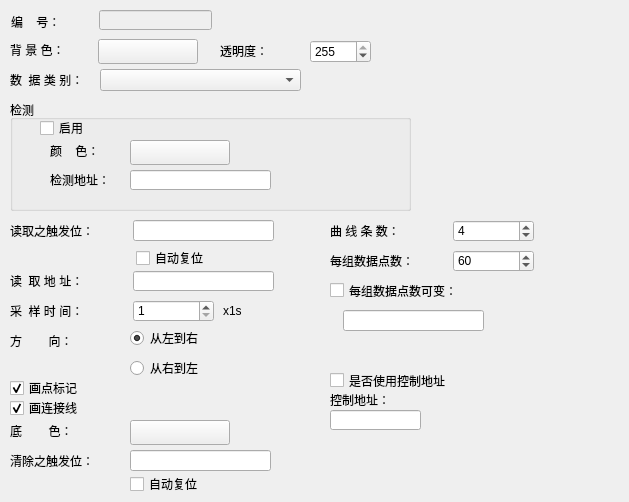
<?xml version="1.0" encoding="UTF-8"?>
<ui version="4.0">
 <class>QTrendChartGenDlg</class>
 <widget class="QWidget" name="QTrendChartGenDlg">
  <property name="geometry">
   <rect>
    <x>0</x>
    <y>0</y>
    <width>629</width>
    <height>502</height>
   </rect>
  </property>
  <property name="windowTitle">
   <string>Form</string>
  </property>
  <widget class="QLabel" name="label_2">
   <property name="geometry">
    <rect>
     <x>10</x>
     <y>39</y>
     <width>91</width>
     <height>21</height>
    </rect>
   </property>
   <property name="text">
    <string>背 景 色：</string>
   </property>
  </widget>
  <widget class="QLineEdit" name="m_noedit">
   <property name="enabled">
    <bool>false</bool>
   </property>
   <property name="geometry">
    <rect>
     <x>99</x>
     <y>10</y>
     <width>113</width>
     <height>20</height>
    </rect>
   </property>
  </widget>
  <widget class="QLineEdit" name="Read_Address">
   <property name="geometry">
    <rect>
     <x>133</x>
     <y>271</y>
     <width>141</width>
     <height>20</height>
    </rect>
   </property>
  </widget>
  <widget class="QLabel" name="label_21">
   <property name="geometry">
    <rect>
     <x>10</x>
     <y>270</y>
     <width>131</width>
     <height>21</height>
    </rect>
   </property>
   <property name="text">
    <string>读  取 地 址：</string>
   </property>
  </widget>
  <widget class="QLabel" name="label_13">
   <property name="geometry">
    <rect>
     <x>10</x>
     <y>69</y>
     <width>81</width>
     <height>21</height>
    </rect>
   </property>
   <property name="text">
    <string>数  据 类 别：</string>
   </property>
  </widget>
  <widget class="QPushButton" name="Read_Address_Keybord">
   <property name="geometry">
    <rect>
     <x>280</x>
     <y>270</y>
     <width>21</width>
     <height>21</height>
    </rect>
   </property>
   <property name="text">
    <string/>
   </property>
   <property name="icon">
    <iconset resource="../../resourse.qrc">
     <normaloff>:/addressintput/images/address.bmp</normaloff>:/addressintput/images/address.bmp</iconset>
   </property>
   <property name="flat">
    <bool>true</bool>
   </property>
  </widget>
  <widget class="QLabel" name="label">
   <property name="geometry">
    <rect>
     <x>11</x>
     <y>11</y>
     <width>54</width>
     <height>21</height>
    </rect>
   </property>
   <property name="text">
    <string>编    号：</string>
   </property>
  </widget>
  <widget class="QComboBox" name="DataType">
   <property name="geometry">
    <rect>
     <x>100</x>
     <y>69</y>
     <width>201</width>
     <height>22</height>
    </rect>
   </property>
  </widget>
  <widget class="QPushButton" name="Read_Triggre_Keybord">
   <property name="geometry">
    <rect>
     <x>280</x>
     <y>220</y>
     <width>21</width>
     <height>21</height>
    </rect>
   </property>
   <property name="text">
    <string/>
   </property>
   <property name="icon">
    <iconset resource="../../resourse.qrc">
     <normaloff>:/addressintput/images/address.bmp</normaloff>:/addressintput/images/address.bmp</iconset>
   </property>
   <property name="flat">
    <bool>true</bool>
   </property>
  </widget>
  <widget class="QLabel" name="label_23">
   <property name="geometry">
    <rect>
     <x>10</x>
     <y>220</y>
     <width>131</width>
     <height>21</height>
    </rect>
   </property>
   <property name="text">
    <string>读取之触发位：</string>
   </property>
  </widget>
  <widget class="QLineEdit" name="Read_Triggre">
   <property name="geometry">
    <rect>
     <x>133</x>
     <y>220</y>
     <width>141</width>
     <height>21</height>
    </rect>
   </property>
  </widget>
  <widget class="QSpinBox" name="Number_Data">
   <property name="geometry">
    <rect>
     <x>453</x>
     <y>220</y>
     <width>81</width>
     <height>22</height>
    </rect>
   </property>
   <property name="minimum">
    <number>1</number>
   </property>
   <property name="maximum">
    <number>8</number>
   </property>
   <property name="value">
    <number>4</number>
   </property>
  </widget>
  <widget class="QLabel" name="label_19">
   <property name="geometry">
    <rect>
     <x>330</x>
     <y>220</y>
     <width>121</width>
     <height>21</height>
    </rect>
   </property>
   <property name="text">
    <string>曲 线 条 数：</string>
   </property>
  </widget>
  <widget class="QRadioButton" name="R_FromLeft">
   <property name="geometry">
    <rect>
     <x>130</x>
     <y>330</y>
     <width>131</width>
     <height>16</height>
    </rect>
   </property>
   <property name="focusPolicy">
    <enum>Qt::NoFocus</enum>
   </property>
   <property name="text">
    <string>从左到右</string>
   </property>
   <property name="checked">
    <bool>true</bool>
   </property>
  </widget>
  <widget class="QLabel" name="label_20">
   <property name="geometry">
    <rect>
     <x>330</x>
     <y>250</y>
     <width>131</width>
     <height>21</height>
    </rect>
   </property>
   <property name="text">
    <string>每组数据点数：</string>
   </property>
  </widget>
  <widget class="QSpinBox" name="Points_Per_Data">
   <property name="geometry">
    <rect>
     <x>453</x>
     <y>250</y>
     <width>81</width>
     <height>22</height>
    </rect>
   </property>
   <property name="minimum">
    <number>2</number>
   </property>
   <property name="maximum">
    <number>255</number>
   </property>
   <property name="value">
    <number>60</number>
   </property>
  </widget>
  <widget class="QSpinBox" name="Sampling_Time">
   <property name="geometry">
    <rect>
     <x>133</x>
     <y>300</y>
     <width>81</width>
     <height>22</height>
    </rect>
   </property>
   <property name="minimum">
    <number>1</number>
   </property>
   <property name="maximum">
    <number>255</number>
   </property>
  </widget>
  <widget class="QLabel" name="label_22">
   <property name="geometry">
    <rect>
     <x>10</x>
     <y>300</y>
     <width>131</width>
     <height>21</height>
    </rect>
   </property>
   <property name="text">
    <string>采  样 时 间：</string>
   </property>
  </widget>
  <widget class="QLabel" name="label_24">
   <property name="geometry">
    <rect>
     <x>223</x>
     <y>300</y>
     <width>71</width>
     <height>21</height>
    </rect>
   </property>
   <property name="text">
    <string>x1s</string>
   </property>
  </widget>
  <widget class="QLabel" name="label_25">
   <property name="geometry">
    <rect>
     <x>10</x>
     <y>330</y>
     <width>101</width>
     <height>21</height>
    </rect>
   </property>
   <property name="text">
    <string>方        向：</string>
   </property>
  </widget>
  <widget class="QRadioButton" name="R_FromRight">
   <property name="geometry">
    <rect>
     <x>130</x>
     <y>360</y>
     <width>151</width>
     <height>16</height>
    </rect>
   </property>
   <property name="focusPolicy">
    <enum>Qt::NoFocus</enum>
   </property>
   <property name="text">
    <string>从右到左</string>
   </property>
  </widget>
  <widget class="QCheckBox" name="If_Show_Data_Point">
   <property name="geometry">
    <rect>
     <x>10</x>
     <y>380</y>
     <width>211</width>
     <height>16</height>
    </rect>
   </property>
   <property name="focusPolicy">
    <enum>Qt::NoFocus</enum>
   </property>
   <property name="text">
    <string>画点标记</string>
   </property>
   <property name="checked">
    <bool>true</bool>
   </property>
  </widget>
  <widget class="QCheckBox" name="Show_Connected_Line">
   <property name="geometry">
    <rect>
     <x>10</x>
     <y>400</y>
     <width>201</width>
     <height>16</height>
    </rect>
   </property>
   <property name="focusPolicy">
    <enum>Qt::NoFocus</enum>
   </property>
   <property name="text">
    <string>画连接线</string>
   </property>
   <property name="checked">
    <bool>true</bool>
   </property>
  </widget>
  <widget class="QLabel" name="label_3">
   <property name="geometry">
    <rect>
     <x>10</x>
     <y>420</y>
     <width>91</width>
     <height>21</height>
    </rect>
   </property>
   <property name="text">
    <string>底        色：</string>
   </property>
  </widget>
  <widget class="QPushButton" name="Clear_Trigged_Keybord">
   <property name="geometry">
    <rect>
     <x>280</x>
     <y>450</y>
     <width>21</width>
     <height>21</height>
    </rect>
   </property>
   <property name="text">
    <string/>
   </property>
   <property name="icon">
    <iconset resource="../../resourse.qrc">
     <normaloff>:/addressintput/images/address.bmp</normaloff>:/addressintput/images/address.bmp</iconset>
   </property>
   <property name="flat">
    <bool>true</bool>
   </property>
  </widget>
  <widget class="QLabel" name="label_26">
   <property name="geometry">
    <rect>
     <x>10</x>
     <y>450</y>
     <width>91</width>
     <height>21</height>
    </rect>
   </property>
   <property name="text">
    <string>清除之触发位：</string>
   </property>
  </widget>
  <widget class="QLineEdit" name="Clear_Trigged">
   <property name="geometry">
    <rect>
     <x>130</x>
     <y>450</y>
     <width>141</width>
     <height>21</height>
    </rect>
   </property>
  </widget>
  <widget class="QPushButton" name="BackColor">
   <property name="geometry">
    <rect>
     <x>98</x>
     <y>39</y>
     <width>100</width>
     <height>25</height>
    </rect>
   </property>
   <property name="focusPolicy">
    <enum>Qt::NoFocus</enum>
   </property>
   <property name="text">
    <string/>
   </property>
  </widget>
  <widget class="QPushButton" name="BG_Color">
   <property name="geometry">
    <rect>
     <x>130</x>
     <y>420</y>
     <width>100</width>
     <height>25</height>
    </rect>
   </property>
   <property name="focusPolicy">
    <enum>Qt::NoFocus</enum>
   </property>
   <property name="text">
    <string/>
   </property>
  </widget>
  <widget class="QGroupBox" name="groupBox">
   <property name="geometry">
    <rect>
     <x>10</x>
     <y>100</y>
     <width>401</width>
     <height>111</height>
    </rect>
   </property>
   <property name="title">
    <string>检测</string>
   </property>
   <widget class="QCheckBox" name="m_ifuse">
    <property name="geometry">
     <rect>
      <x>30</x>
      <y>20</y>
      <width>221</width>
      <height>16</height>
     </rect>
    </property>
    <property name="focusPolicy">
     <enum>Qt::NoFocus</enum>
    </property>
    <property name="text">
     <string>启用</string>
    </property>
   </widget>
   <widget class="QLabel" name="m_colorlable">
    <property name="geometry">
     <rect>
      <x>40</x>
      <y>40</y>
      <width>71</width>
      <height>21</height>
     </rect>
    </property>
    <property name="text">
     <string>颜    色：</string>
    </property>
   </widget>
   <widget class="QPushButton" name="m_checkcolor">
    <property name="geometry">
     <rect>
      <x>120</x>
      <y>40</y>
      <width>100</width>
      <height>25</height>
     </rect>
    </property>
    <property name="focusPolicy">
     <enum>Qt::NoFocus</enum>
    </property>
    <property name="text">
     <string/>
    </property>
   </widget>
   <widget class="QLabel" name="m_addrlable">
    <property name="geometry">
     <rect>
      <x>40</x>
      <y>70</y>
      <width>71</width>
      <height>20</height>
     </rect>
    </property>
    <property name="text">
     <string>检测地址：</string>
    </property>
   </widget>
   <widget class="QLineEdit" name="m_checkaddredit">
    <property name="geometry">
     <rect>
      <x>120</x>
      <y>70</y>
      <width>141</width>
      <height>20</height>
     </rect>
    </property>
   </widget>
   <widget class="QPushButton" name="m_checkbtn">
    <property name="geometry">
     <rect>
      <x>270</x>
      <y>70</y>
      <width>21</width>
      <height>23</height>
     </rect>
    </property>
    <property name="text">
     <string/>
    </property>
    <property name="icon">
     <iconset resource="../../resourse.qrc">
      <normaloff>:/addressintput/images/address.bmp</normaloff>:/addressintput/images/address.bmp</iconset>
    </property>
    <property name="flat">
     <bool>true</bool>
    </property>
   </widget>
  </widget>
  <widget class="QSpinBox" name="Transparence">
   <property name="geometry">
    <rect>
     <x>310</x>
     <y>40</y>
     <width>61</width>
     <height>23</height>
    </rect>
   </property>
   <property name="maximum">
    <number>255</number>
   </property>
   <property name="value">
    <number>255</number>
   </property>
  </widget>
  <widget class="QLabel" name="label_5">
   <property name="geometry">
    <rect>
     <x>220</x>
     <y>40</y>
     <width>51</width>
     <height>21</height>
    </rect>
   </property>
   <property name="text">
    <string>透明度：</string>
   </property>
  </widget>
  <widget class="QLineEdit" name="Per_Data_Variable_lineEdit">
   <property name="geometry">
    <rect>
     <x>343</x>
     <y>310</y>
     <width>141</width>
     <height>21</height>
    </rect>
   </property>
  </widget>
  <widget class="QPushButton" name="Per_Data_Variable_keyboardBtn">
   <property name="geometry">
    <rect>
     <x>503</x>
     <y>310</y>
     <width>21</width>
     <height>21</height>
    </rect>
   </property>
   <property name="text">
    <string/>
   </property>
   <property name="icon">
    <iconset resource="../../resourse.qrc">
     <normaloff>:/addressintput/images/address.bmp</normaloff>:/addressintput/images/address.bmp</iconset>
   </property>
   <property name="flat">
    <bool>true</bool>
   </property>
  </widget>
  <widget class="QCheckBox" name="If_Per_Data_Variable">
   <property name="geometry">
    <rect>
     <x>330</x>
     <y>280</y>
     <width>141</width>
     <height>21</height>
    </rect>
   </property>
   <property name="text">
    <string>每组数据点数可变：</string>
   </property>
  </widget>
  <widget class="QCheckBox" name="bReadAutoOff">
   <property name="geometry">
    <rect>
     <x>136</x>
     <y>250</y>
     <width>111</width>
     <height>16</height>
    </rect>
   </property>
   <property name="text">
    <string>自动复位</string>
   </property>
  </widget>
  <widget class="QCheckBox" name="bClearAutoOff">
   <property name="geometry">
    <rect>
     <x>130</x>
     <y>476</y>
     <width>111</width>
     <height>16</height>
    </rect>
   </property>
   <property name="text">
    <string>自动复位</string>
   </property>
  </widget>
  <widget class="QCheckBox" name="If_Use_Control_Add">
   <property name="geometry">
    <rect>
     <x>330</x>
     <y>370</y>
     <width>151</width>
     <height>21</height>
    </rect>
   </property>
   <property name="focusPolicy">
    <enum>Qt::NoFocus</enum>
   </property>
   <property name="text">
    <string>是否使用控制地址</string>
   </property>
  </widget>
  <widget class="QPushButton" name="Control_Add_Keyboard">
   <property name="geometry">
    <rect>
     <x>430</x>
     <y>410</y>
     <width>21</width>
     <height>21</height>
    </rect>
   </property>
   <property name="focusPolicy">
    <enum>Qt::NoFocus</enum>
   </property>
   <property name="toolTip">
    <string>注意：该地址只能为内部地址</string>
   </property>
   <property name="text">
    <string/>
   </property>
   <property name="icon">
    <iconset resource="../../resourse.qrc">
     <normaloff>:/addressintput/images/address.bmp</normaloff>:/addressintput/images/address.bmp</iconset>
   </property>
   <property name="flat">
    <bool>true</bool>
   </property>
  </widget>
  <widget class="QLineEdit" name="Control_Add">
   <property name="geometry">
    <rect>
     <x>330</x>
     <y>410</y>
     <width>91</width>
     <height>20</height>
    </rect>
   </property>
   <property name="toolTip">
    <string>注意：该地址只能为内部地址</string>
   </property>
  </widget>
  <widget class="QLabel" name="label_12">
   <property name="geometry">
    <rect>
     <x>330</x>
     <y>390</y>
     <width>141</width>
     <height>20</height>
    </rect>
   </property>
   <property name="text">
    <string>控制地址：</string>
   </property>
  </widget>
 </widget>
 <tabstops>
  <tabstop>m_noedit</tabstop>
  <tabstop>Transparence</tabstop>
  <tabstop>DataType</tabstop>
  <tabstop>m_checkaddredit</tabstop>
  <tabstop>m_checkbtn</tabstop>
  <tabstop>Read_Triggre</tabstop>
  <tabstop>Read_Triggre_Keybord</tabstop>
  <tabstop>bReadAutoOff</tabstop>
  <tabstop>Number_Data</tabstop>
  <tabstop>Points_Per_Data</tabstop>
  <tabstop>Read_Address</tabstop>
  <tabstop>Read_Address_Keybord</tabstop>
  <tabstop>Sampling_Time</tabstop>
  <tabstop>If_Per_Data_Variable</tabstop>
  <tabstop>Per_Data_Variable_lineEdit</tabstop>
  <tabstop>Per_Data_Variable_keyboardBtn</tabstop>
  <tabstop>Clear_Trigged</tabstop>
  <tabstop>Clear_Trigged_Keybord</tabstop>
  <tabstop>bClearAutoOff</tabstop>
 </tabstops>
 <resources>
  <include location="../../resourse.qrc"/>
 </resources>
 <connections/>
</ui>
